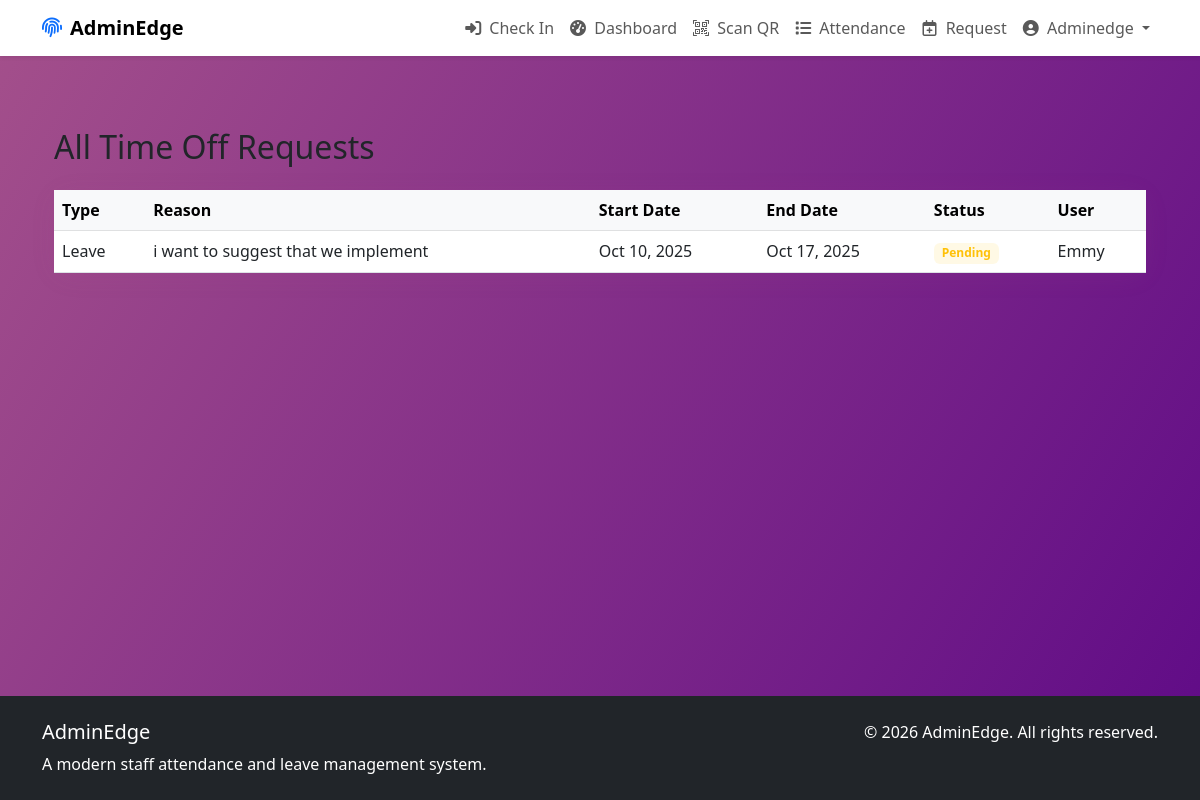
/all-time-off/ (signed in), run on the app's committed database.
### accounts/models.py (models this page shows, shortened)
class CustomUser(AbstractUser):
    phone = models.CharField(
        _("phone number"),
        max_length=15,
        blank=True,
        validators=[
            RegexValidator(
                regex=r"^\+?1?\d{9,15}$",
                message=_(
                    "Phone number must be entered in the format: '+999999999'. Up to 15 digits allowed."
                ),
            )
        ],
        help_text=_("Format: +1234567890"),
    )
    department = models.ForeignKey(
        "attendance.Department",
        on_delete=models.SET_NULL,
        null=True,
        blank=True,
        related_name="staff_members",
        verbose_name=_("department"),
    )
    hire_date = models.DateField(
        _("hire date"),
        default=timezone.now,
        help_text=_("Date when the employee was hired"),
    )
    position = models.CharField(
        _("position"), max_length=100, blank=True, help_text=_("Job position or title")
    )
    bio = models.TextField(
        _("bio"), blank=True, help_text=_("A short bio or description")
    )
    is_active = models.BooleanField(
        _("active"),
        default=True,
        help_text=_(
            "Designates whether this user should be treated as active. Unselect this instead of deleting accounts."
        ),
    )
    profile_picture = models.ImageField(
        _("profile picture"),
        upload_to="profile_pics/",
        blank=True,
        null=True,
        help_text=_("Upload a profile picture (optional)"),
    )
    date_joined = models.DateTimeField(_("date joined"), default=timezone.now)
    last_updated = models.DateTimeField(_("last updated"), auto_now=True)
    class Meta:
        verbose_name = _("user")
        verbose_name_plural = _("users")
        ordering = ["last_name", "first_name"]

### attendance/models.py (models this page shows, shortened)
class LeaveRequest(models.Model):
    REQUEST_TYPE_CHOICES = [
        ("Leave", _("Leave")),
        ("Suggestion_box", _("Suggestion_box")),
        ("Remote Work", _("Remote Work")),
    ]
    STATUS_CHOICES = [
        ("Pending", _("Pending")),
        ("Approved", _("Approved")),
        ("Rejected", _("Rejected")),
    ]
    user = models.ForeignKey(
        settings.AUTH_USER_MODEL,
        on_delete=models.CASCADE,
        related_name="leave_requests",
        verbose_name=_("user"),
        null=True,
        blank=True,
    )
    type = models.CharField(
        _("Request Type"),
        max_length=20,
        choices=REQUEST_TYPE_CHOICES,
        default="Leave",
        help_text=_("Type of request: Leave or Remote Work"),
    )
    start_date = models.DateField(
        _("start date"), help_text=_("First day of leave"), null=True, blank=True
    )
    end_date = models.DateField(
        _("end date"), help_text=_("Last day of leave"), null=True, blank=True
    )
    reason = models.TextField(_("reason"), help_text=_("Reason for leave"))
    status = models.CharField(
        _("status"),
        max_length=20,
        choices=STATUS_CHOICES,
        default="Pending",
        help_text=_("Current status of the leave request"),
    )
    created_at = models.DateTimeField(
        _("created at"), auto_now_add=True, help_text=_("When this request was created")
    )
    updated_at = models.DateTimeField(
        _("updated at"),
        auto_now=True,
        help_text=_("When this request was last updated"),
    )
    reviewed_by = models.ForeignKey(
        settings.AUTH_USER_MODEL,
        on_delete=models.SET_NULL,
        null=True,
        blank=True,
        related_name="reviewed_leave_requests",
        verbose_name=_("reviewed by"),
        help_text=_("Admin who reviewed this request"),
    )
    review_notes = models.TextField(
        _("review notes"), blank=True, help_text=_("Notes from the reviewer")
    )
    class Meta:
        verbose_name = _("leave request")
        verbose_name_plural = _("leave requests")
        ordering = ["-created_at"]
        indexes = [
            models.Index(fields=["user", "start_date"]),
            models.Index(fields=["status"]),
            models.Index(fields=["start_date", "end_date"]),
        ]

### attendance/views.py (the view)
# urls.py: path("all-time-off/", views.all_time_off, name="all_time_off"),
@login_required
def all_time_off(request):
    if request.user.is_staff:
        all_time_off = LeaveRequest.objects.all().order_by("-created_at")
    else:
        all_time_off = LeaveRequest.objects.filter(user=request.user).order_by(
            "-created_at"
        )
    context = {
        "all_time_off": all_time_off,
        "is_staff": request.user.is_staff,
    }
    return render(request, "all_time_off.html", context)

### attendance/context_processors.py (called while the page is built)
def attendance_status(request):
    context = {
        'user_signed_in_today': False,
        'user_signed_out_today': False,
        'show_sign_in': True,
        'show_sign_out': False,
    }
    if request.user.is_authenticated:
        today = timezone.now().date()
        try:
            attendance = Attendance.objects.get(user=request.user, date=today)
            if attendance.sign_in and not attendance.sign_out:
                context['user_signed_in_today'] = True
                context['show_sign_in'] = False
                context['show_sign_out'] = True
            elif attendance.sign_out:
                context['user_signed_out_today'] = True
                context['show_sign_in'] = False
                context['show_sign_out'] = False
        except Attendance.DoesNotExist:
            pass
    return context

### attendance/templates/all_time_off.html (shortened to what this page needs)
{% extends 'base.html' %}
{% block content %}
<div class="container py-4">
    <h2 class="mb-4">All Time Off Requests</h2>
    <div class="card">
        <div class="card-body p-0">
            <div class="table-responsive">
                <table class="table table-hover align-middle mb-0">
                    <thead class="table-light">
                        <tr>
                            <th>Type</th>
                            <th>Reason</th>
                            <th>Start Date</th>
                            <th>End Date</th>
                            <th>Status</th>
                            {% if is_staff %}<th>User</th>{% endif %}
                        </tr>
                    </thead>
                    <tbody>
                        {% for leave in all_time_off %}
                        <tr>
                            <td>{% if leave.type == 'Remote Work' %}<span class="badge bg-info bg-opacity-10 text-info">Remote Work</span>{% else %}Leave{% endif %}</td>
                            <td>{{ leave.reason }}</td>
                            <td>{{ leave.start_date|date:"M d, Y" }}</td>
                            <td>{{ leave.end_date|date:"M d, Y" }}</td>
                            <td>
                                <span class="badge
                                    {% if leave.status == 'Pending' %}bg-warning bg-opacity-10 text-warning{% endif %}
                                    {% if leave.status == 'Rejected' %}bg-danger bg-opacity-10 text-danger{% endif %}">
                                    {{ leave.status }}
                                </span>
                            </td>
                            {% if is_staff %}<td>{{ leave.user.get_full_name|default:leave.user.username }}</td>{% endif %}
                        </tr>
                        {% empty %}
                        <tr><td colspan="6" class="text-center text-muted">No time off requests found.</td></tr>
                        {% endfor %}
                    </tbody>
                </table>
            </div>
        </div>
    </div>
</div>
{% endblock %}

### attendance/templates/base.html (shortened to what this page needs)
{% load static %}
<!DOCTYPE html>
<html lang="en">
<head>
    <link href="https://cdn.jsdelivr.net/npm/bootstrap@5.3.0/dist/css/bootstrap.min.css" rel="stylesheet">
    <link rel="stylesheet" href="https://cdn.jsdelivr.net/npm/bootstrap-icons@1.11.0/font/bootstrap-icons.css">
    <link rel="stylesheet" href="https://cdnjs.cloudflare.com/ajax/libs/font-awesome/6.4.0/css/all.min.css">
    <link href="{% static 'css/style.css' %}" rel="stylesheet">
</head>
<body class="d-flex flex-column min-vh-100">
    <nav class="navbar navbar-expand-lg navbar-light bg-white shadow-sm">
        <div class="container">
            <a class="navbar-brand d-flex align-items-center" href="{% if user.is_authenticated %}{% url 'dashboard' %}{% else %}{% url 'login' %}{% endif %}">
                <i class="fas fa-fingerprint me-2 text-primary"></i>
                <span class="fw-bold">AdminEdge</span>
            </a>
            <div class="collapse navbar-collapse" id="navbarNav">
                <ul class="navbar-nav ms-auto">
                    {% if user.is_authenticated %}
                        <li class="nav-item">
                            <a class="nav-link" href="{% url 'sign_in_out' %}">
                                {% if show_sign_out %}
                                    <i class="fas fa-sign-out-alt me-1"></i> Check Out
                                {% else %}
                                    <i class="fas fa-sign-in-alt me-1"></i> Check In
                                {% endif %}
                            </a>
                        </li>
                        <li class="nav-item">
                            <a class="nav-link" href="{% url 'dashboard' %}">
                                <i class="fas fa-tachometer-alt me-1"></i> Dashboard
                            </a>
                        </li>
                        <li class="nav-item">
                            <a class="nav-link" href="{% url 'barcode_scan_page' %}">
                                <i class="bi bi-qr-code-scan me-1"></i> Scan QR
                            </a>
                        </li>
                        {% if user.is_staff %}
                            <li class="nav-item">
                                <a class="nav-link" href="{% url 'attendance_list' %}">
                                    <i class="fas fa-list me-1"></i> Attendance
                                </a>
                            </li>
                        {% endif %}
                        <li class="nav-item">
                            <a class="nav-link" href="{% url 'leave_request' %}">
                                <i class="far fa-calendar-plus me-1"></i> Request
                            </a>
                        </li>
                        <li class="nav-item dropdown">
                            <a class="nav-link dropdown-toggle" href="#" id="userDropdown" role="button"
                               data-bs-toggle="dropdown" aria-expanded="false">
                                <i class="fas fa-user-circle me-1"></i> {{ user.get_full_name|default:user.username }}
                            </a>
                        </li>
                    {% endif %}
                </ul>
            </div>
        </div>
    </nav>
    <main class="flex-grow-1 py-4">
        <div class="container">
            {% block content %}{% endblock %}
        </div>
    </main>
    <footer class="bg-dark text-white py-4 mt-5">
        <div class="container">
            <div class="row">
                <div class="col-md-6">
                    <h5>AdminEdge</h5>
                    <p class="mb-0">A modern staff attendance and leave management system.</p>
                </div>
                <div class="col-md-6 text-md-end">
                    <p class="mb-0">&copy; {% now "Y" %} AdminEdge. All rights reserved.</p>
                </div>
            </div>
        </div>
    </footer>
</body>
</html>

### attendance/templates/base.html (style rules this page uses)
body { min-height: 100vh; background: linear-gradient(120deg, #a4508b 0%, #5f0a87 50%, #c471f5 100%); background-attachment: fixed; background-size: 200% 200%; animation: violetGradientShift 10s ease-in-out infinite; }
.card { background: rgba(255,255,255,0.92); border-radius: 1rem; box-shadow: 0 4px 24px 0 rgba(164, 80, 139, 0.10); border: none; }

### data on the page
CustomUser: get_full_name "Adminedge"
LeaveRequest: type "Leave", reason "i want to suggest that we implement", start_date "Oct 10, 2025", end_date "Oct 17, 2025", status "Pending", user.get_full_name "Emmy"
